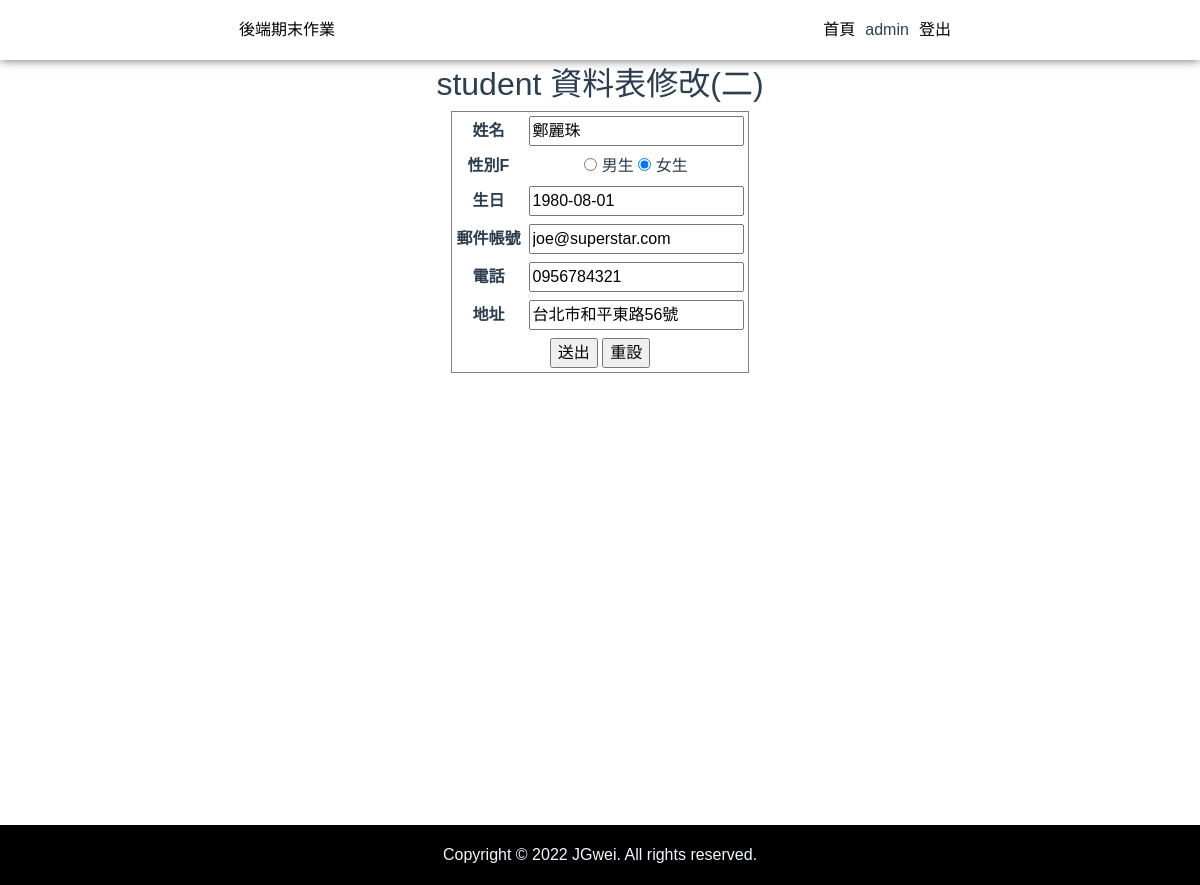
The app's page /edit2/5/load (signed in) with its own data.
### studentsapp/models.py (models this page shows, shortened)
class student(models.Model):
	cName = models.CharField(max_length=20, null=False)
	cSex = models.CharField(max_length=2, default='M', null=False)
	cBirthday = models.DateField(null=False)
	cEmail = models.EmailField(max_length=100, blank=True, default='')
	cPhone = models.CharField(max_length=50, blank=True, default='')
	cAddr = models.CharField(max_length=255,blank=True, default='')

### studentsapp/views.py (the view, shortened to what this page needs)
# urls.py: path('edit2/<int:id>/<str:mode>', views.edit2),
def edit2(request,id=None,mode=None):
	if not request.user.is_authenticated:
		return redirect('/login/')
	else:
		if mode == "load":  # 由 index.html 按 編輯二 鈕
			unit = student.objects.get(id=id)  #取得要修改的資料記
			strdate=str(unit.cBirthday)
			strdate2=strdate.replace("年","-")
			strdate2=strdate.replace("月","-")
			strdate2=strdate.replace("日","-")
			unit.cBirthday = strdate2
			if request.user.is_authenticated:
				name=request.session['username']
			return render(request, "edit2.html", locals())
		return redirect('/logout/')

### templates/edit2.html (shortened to what this page needs)
{% extends "base.html" %}
{% block content %}
  <h2>student 資料表修改(二)</h2>
  <div style="display: flex;justify-content: center;">
  <form action="/edit2/{{unit.id}}/save" method="POST" name="form1">
	<table border="1" cellspacing="1" cellpadding="4">
	  <tr>
		<th>姓名</th>
		<td ><input type="text" id="cName" name="cName" value={{unit.cName}}></td>
	  </tr>
		<th>性別{{unit.cSex}}</th>
		{% if unit.cSex == "M" %}
			<td >
			  <input name="cSex" type="radio" id="cSex1" value="M" checked="checked" />
			  男生
			  <input name="cSex" type="radio" id="cSex2" value="F" />
			  女生
			</td>
		{% else %}
			<td>
			  <input name="cSex" type="radio" id="cSex1" value="M"  />
			  男生
			  <input name="cSex" type="radio" id="cSex2" value="F" checked="checked"/>
			  女生
			</td>
		{% endif %}
	  <tr>
		<th>生日</th>
		<td><input type="text" id="cBirthday" name="cBirthday" value={{unit.cBirthday}}></td>
	  </tr>
	  <tr>
	  <tr>
		<th>郵件帳號</th>
		<td><input type="text" id="cEmail" name="cEmail" value={{unit.cEmail}}></td>
	  </tr>
	  <tr>
		<th >電話</th>
		<td><input type="text" id="cPhone" name="cPhone" value={{unit.cPhone}}></td>
	  </tr>
	  <tr>
		<th>地址</th>
		<td><input type="text" id="cAddr" name="cAddr" value={{unit.cAddr}}></td>
	  </tr>
	  <tr>
		<th colspan="2" align="center">
		  <input type="submit" name="button" id="button" value="送出">
		  <input type="reset" name="button2" id="button2" value="重設"></th>
	  </tr>
	</table>
  </form>
</div>
{% endblock %}

### templates/base.html (shortened to what this page needs)
<!DOCTYPE html>
<html lang="en">
	<head>
		<link href="https://cdn.jsdelivr.net/npm/bootstrap@5.1.1/dist/css/bootstrap.min.css" rel="stylesheet">
	</head>
	<body>
		<div id="app">
			<div id="Header">
				<div>
					<span><a href="/index/">後端期末作業</a></span>
				</div>
				<div>
					<ul style="display:flex;">
						<li style="margin: 0 10px;">
							<a href="/index/">首頁</a>
						</li>
						{% if request.user.is_authenticated %}
							<li>
								<span id="name"> {{name}}</span>
							</li>
							<li style="margin: 0 10px;">
								<a href="/logout/">登出</a>
							</li>
						{% else %}
							<li style="margin: 0 10px;">
								<a href="/login/">登入</a>
							</li>
						{% endif %}
					</ul>
				</div>
			</div>
			<div class="main">
				<div class="all">
					{% block content %} {% endblock %}
				</div>
			</div>
			<div id="footer">
				<span>Copyright © 2022 JGwei. All rights reserved.</span>
			</div>
		</div>
	</body>
</html>

### templates/base.html (style rules this page uses)
html, body { height: 100%; margin: 0; }
a { text-decoration: none; color: black; }
#app { min-height: 100%; margin-bottom: -50px; font-family: Avenir, Helvetica, Arial, sans-serif; -webkit-font-smoothing: antialiased; -moz-osx-font-smoothing: grayscale; text-align: center; color: #2c3e50; height:100%; margin:0; }
#Header { text-align: center; line-height: 60px; position: fixed; width: 100%; z-index: 100; background-color: white; box-shadow: 0 0 10px rgba(0, 0, 0, 0.6); display: flex; justify-content: space-around; }
ul { list-style-type: none; margin: 0; padding: 0; }
.main { min-height: 100%; margin-bottom: 25px; }
.all { position: relative; top: 65px; }
#footer { height: auto; background-color: black; color: aliceblue; padding-left: 10px; padding-right: 10px; line-height: 60px; }

### records on screen
student: cName "鄭麗珠", cSex "F", cBirthday "1980-08-01", cEmail "joe@superstar.com", cPhone "0956784321", cAddr "台北市和平東路56號"

### other values on screen
{{ name }} "admin"
